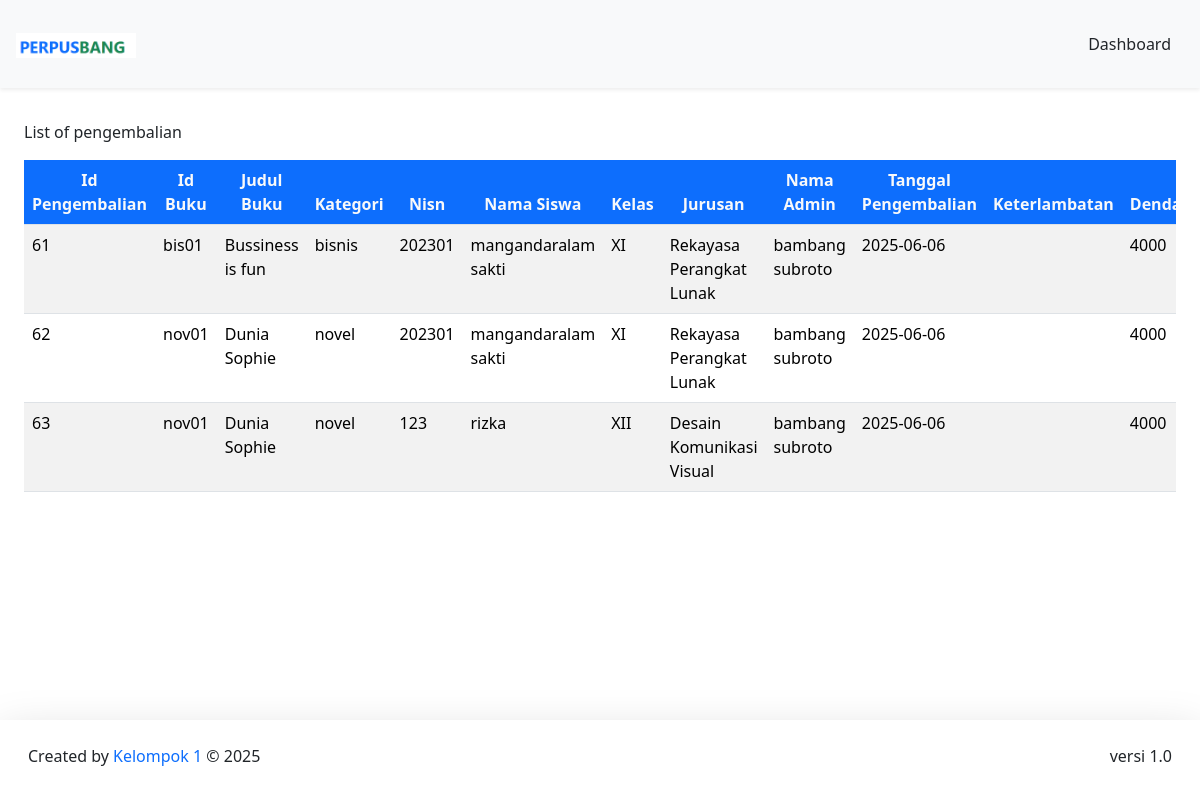
/DashboardAdmin/pengembalian/pengembalianBuku.php, run on the app's committed database.
### tables this page shows
CREATE TABLE `pengembalian` (
  `id_pengembalian` int(11) NOT NULL,
  `id_peminjaman` int(11) NOT NULL,
  `id_buku` varchar(20) NOT NULL,
  `nisn` int(11) NOT NULL,
  `id_admin` int(11) NOT NULL,
  `buku_kembali` date NOT NULL,
  `keterlambatan` enum('YA','TIDAK') NOT NULL,
  `denda` int(15) NOT NULL,
  `status_denda` enum('Belum Lunas','Lunas') DEFAULT 'Belum Lunas'
);

CREATE TABLE `buku` (
  `cover` varchar(255) NOT NULL,
  `id_buku` varchar(20) NOT NULL,
  `kategori` varchar(255) NOT NULL,
  `judul` varchar(255) NOT NULL,
  `pengarang` varchar(255) NOT NULL,
  `penerbit` varchar(255) NOT NULL,
  `tahun_terbit` date NOT NULL,
  `jumlah_halaman` int(11) NOT NULL,
  `buku_deskripsi` text NOT NULL
);

CREATE TABLE `member` (
  `nisn` int(11) NOT NULL,
  `kode_member` varchar(12) NOT NULL,
  `nama` varchar(255) NOT NULL,
  `password` varchar(255) NOT NULL,
  `jenis_kelamin` varchar(20) NOT NULL,
  `kelas` varchar(5) NOT NULL,
  `jurusan` varchar(50) NOT NULL,
  `no_tlp` varchar(15) NOT NULL,
  `tgl_pendaftaran` date NOT NULL
);

### config/config.php (called while the page is built, shortened)
<?php
$host = "127.0.0.1";
$username = "root";
$password = "";
$database_name = "perpustakaan";
$connection = mysqli_connect($host, $username, $password, $database_name);
function queryReadData($dataKategori) {
  global $connection;
  $result = mysqli_query($connection, $dataKategori);
  $items = [];
  while($item = mysqli_fetch_assoc($result)) {
    $items[] = $item;
  }
  return $items;
}
?>

### DashboardAdmin/pengembalian/pengembalianBuku.php (the view, shortened to what this page needs)
<?php
require "../../config/config.php";
$dataPeminjam = queryReadData("SELECT pengembalian.id_pengembalian, pengembalian.id_buku, buku.judul, buku.kategori, pengembalian.nisn, member.nama, member.kelas, member.jurusan, admin.nama_admin, pengembalian.buku_kembali, pengembalian.keterlambatan, pengembalian.denda
FROM pengembalian
INNER JOIN buku ON pengembalian.id_buku = buku.id_buku
INNER JOIN member ON pengembalian.nisn = member.nisn
INNER JOIN admin ON pengembalian.id_admin = admin.id")
?>
<!DOCTYPE html>
<html lang="en">
  <head>
    <link href="https://cdn.jsdelivr.net/npm/bootstrap@5.3.2/dist/css/bootstrap.min.css" rel="stylesheet">
  </head>
  <body>
    <nav class="navbar fixed-top bg-body-tertiary shadow-sm">
      <div class="container-fluid p-3">
        <a class="navbar-brand" href="#">
          <img src="../../assets/logoo.png" alt="logo" width="120px">
        </a>
        <a class="btn btn-tertiary" href="../dashboardAdmin.php">Dashboard</a>
      </div>
    </nav>
    <div class="p-4 mt-5">
      <div class="mt-5">
    <caption>List of pengembalian</caption>
      <div class="table-responsive mt-3">
    <table class="table table-striped table-hover">
     <thead class="text-center">
      <tr>
        <th class="bg-primary text-light">Id Pengembalian</th>
        <th class="bg-primary text-light">Id Buku</th>
        <th class="bg-primary text-light">Judul Buku</th>
        <th class="bg-primary text-light">Kategori</th>
        <th class="bg-primary text-light">Nisn</th>
        <th class="bg-primary text-light">Nama Siswa</th>
        <th class="bg-primary text-light">Kelas</th>
        <th class="bg-primary text-light">Jurusan</th>
        <th class="bg-primary text-light">Nama Admin</th>
        <th class="bg-primary text-light">Tanggal Pengembalian</th>
        <th class="bg-primary text-light">Keterlambatan</th>
        <th class="bg-primary text-light">Denda</th>
      </tr>
    </thead>
        <?php foreach ($dataPeminjam as $item) : ?>
      <tr>
        <td><?= $item["id_pengembalian"]; ?></td>
        <td><?= $item["id_buku"]; ?></td>
        <td><?= $item["judul"]; ?></td>
        <td><?= $item["kategori"]; ?></td>
        <td><?= $item["nisn"]; ?></td>
        <td><?= $item["nama"]; ?></td>
        <td><?= $item["kelas"]; ?></td>
        <td><?= $item["jurusan"]; ?></td>
        <td><?= $item["nama_admin"]; ?></td>
        <td><?= $item["buku_kembali"]; ?></td>
        <td><?= $item["keterlambatan"]; ?></td>
        <td><?= $item["denda"]; ?></td>
      </tr>
        <?php endforeach; ?>
    </table>
  </div>
 </div>
</div>
  <footer class="fixed-bottom shadow-lg bg-subtle p-3">
      <div class="container-fluid d-flex justify-content-between">
      <p class="mt-2">Created by <span class="text-primary"> Kelompok 1</span> © 2025</p>
      <p class="mt-2">versi 1.0</p>
      </div>
    </footer>
  </body>
</html>

### data on the page
pengembalian: id_pengembalian "61", id_buku "bis01", id_buku.judul "Bussiness is fun", id_buku.kategori "bisnis", nisn "202301", nisn.nama "mangandaralam sakti", nisn.kelas "XI", nisn.jurusan "Rekayasa Perangkat Lunak", id_admin.nama_admin "bambang subroto", buku_kembali "2025-06-06", denda "4000"
pengembalian: id_pengembalian "62", id_buku "nov01", id_buku.judul "Dunia Sophie", id_buku.kategori "novel", nisn "202301", nisn.nama "mangandaralam sakti", nisn.kelas "XI", nisn.jurusan "Rekayasa Perangkat Lunak", id_admin.nama_admin "bambang subroto", buku_kembali "2025-06-06", denda "4000"
pengembalian: id_pengembalian "63", id_buku "nov01", id_buku.judul "Dunia Sophie", id_buku.kategori "novel", nisn "123", nisn.nama "rizka", nisn.kelas "XII", nisn.jurusan "Desain Komunikasi Visual", id_admin.nama_admin "bambang subroto", buku_kembali "2025-06-06", denda "4000"
